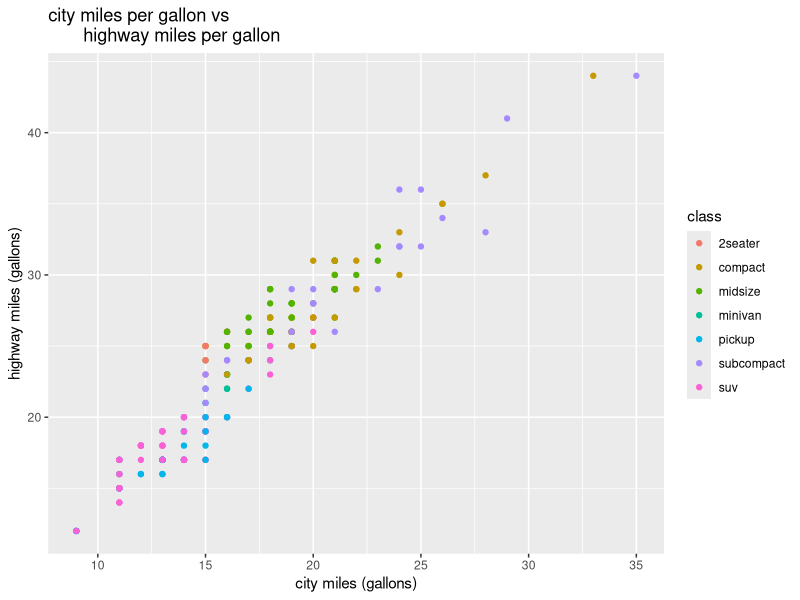
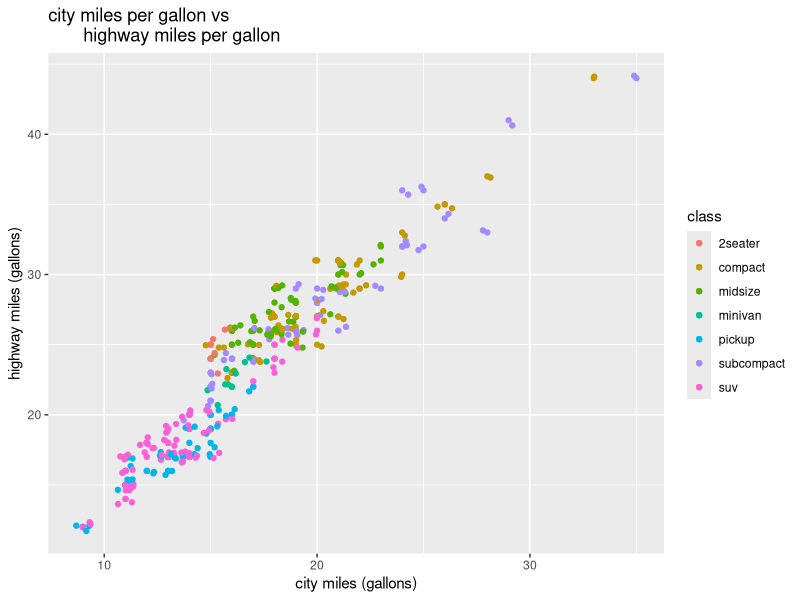
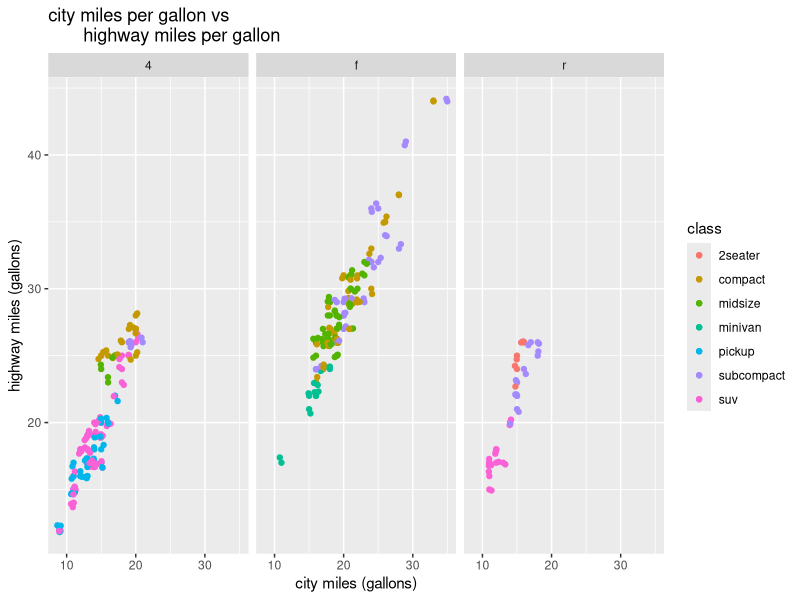
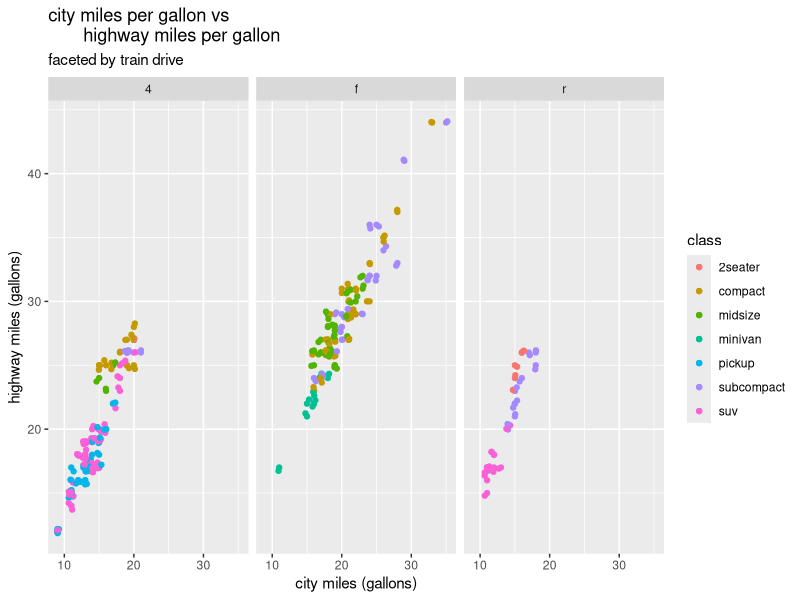
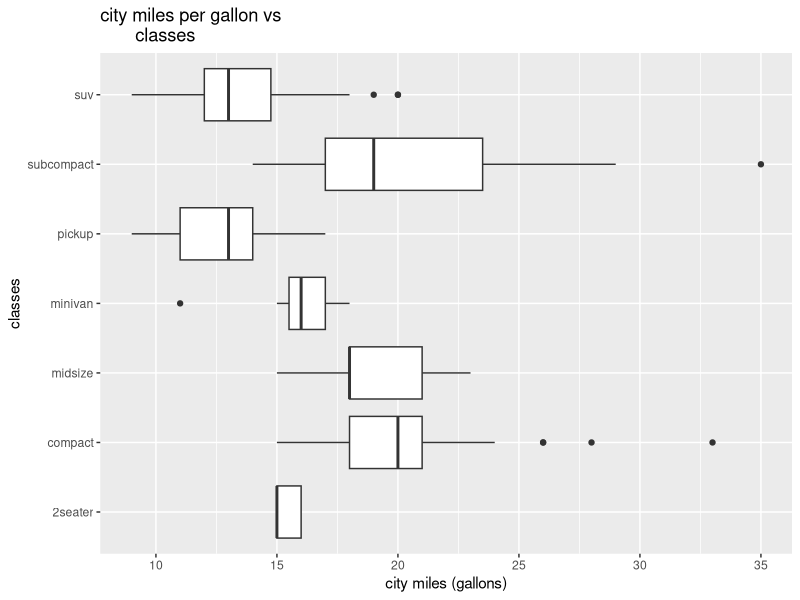
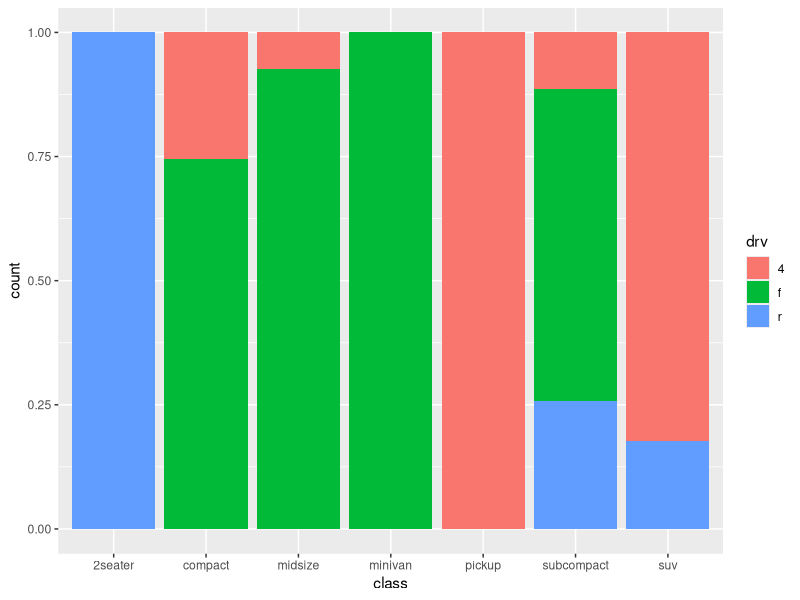
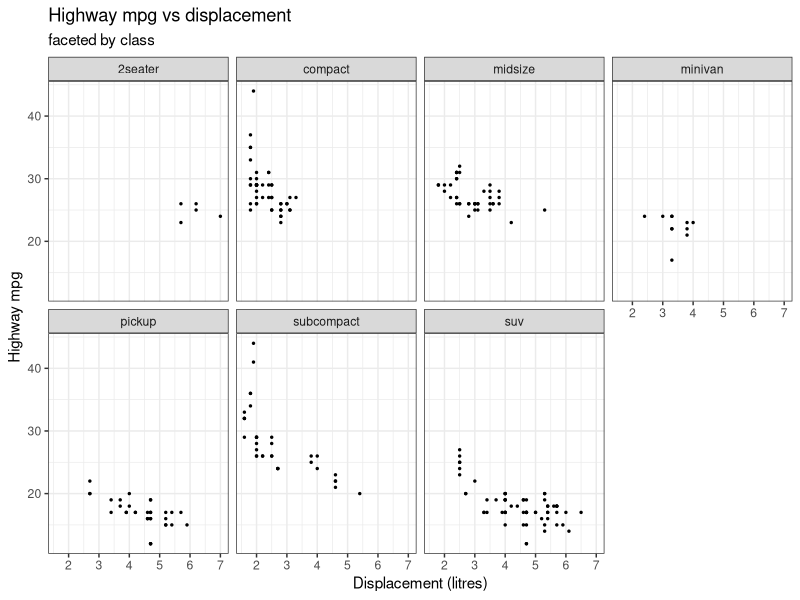

Source code (R) for these figures, in order:
## ---- chunk 1
library(tidyverse)
my_mpg <- mpg
## ---- chunk 2
glimpse(my_mpg)
## ---- chunk 3
ggplot(data=my_mpg, 
       mapping=aes(x=cty, y=hwy, 
                   color=class)) + 
  geom_point() + 
  labs(title = "city miles per gallon vs 
       highway miles per gallon", 
       x="city miles (gallons)", 
       y="highway miles (gallons)")
## ---- chunk 4
ggplot(data=my_mpg, 
       mapping=aes(x=cty, y=hwy, 
                   color=class)) + 
  geom_point() + geom_jitter() +
  labs(title = "city miles per gallon vs 
       highway miles per gallon", 
       x="city miles (gallons)", 
       y="highway miles (gallons)")
## ---- chunk 5
ggplot(data=my_mpg, 
       mapping=aes(x=cty, y=hwy, 
                   color=class)) + 
  geom_point() + geom_jitter() +
  labs(title = "city miles per gallon vs 
       highway miles per gallon ", 
       x="city miles (gallons)", 
       y="highway miles (gallons)") + 
  facet_wrap(.~drv)
## ---- chunk 6
ggplot(data=my_mpg, 
       mapping=aes(x=cty, y=hwy, 
                   color=class)) + 
  geom_point() + geom_jitter() +
  labs(title = "city miles per gallon vs 
       highway miles per gallon",
       subtitle = "faceted by train drive", 
       x="city miles (gallons)", 
       y="highway miles (gallons)") + 
  facet_wrap(.~drv)
## ---- chunk 7
ggplot(data=my_mpg, mapping=aes(x=cty, y=class)) + 
  geom_boxplot() +
  labs(title = "city miles per gallon vs 
       classes",
       x="city miles (gallons)", 
       y="classes") 
## ---- chunk 8
ggplot(data=my_mpg, 
       mapping=aes(x=class, fill=drv)) +
  geom_bar(position = "fill")
## ---- chunk 9
ggplot(data=my_mpg, 
       mapping=aes(x=displ, y=hwy)) + 
  geom_point(size=0.50) +
  labs(title = "Highway mpg vs displacement", 
       subtitle = "faceted by class",
       x="Displacement (litres)", 
       y="Highway mpg") + 
  facet_wrap(.~class, nrow=2) + theme_bw() 
